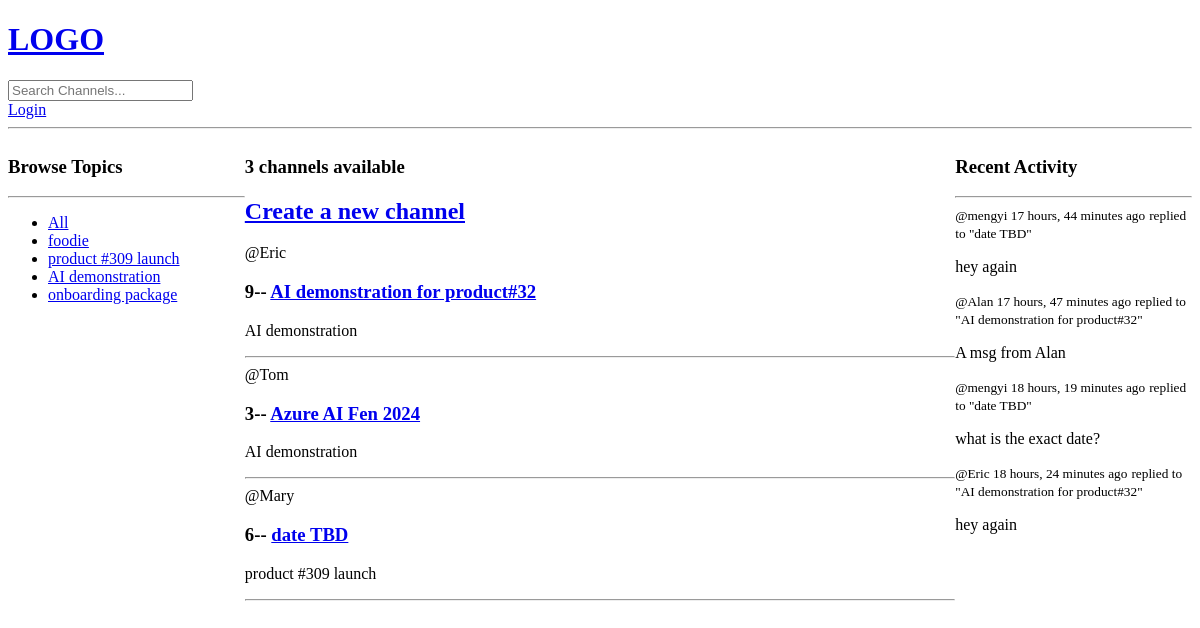
Before: / with the older database file.
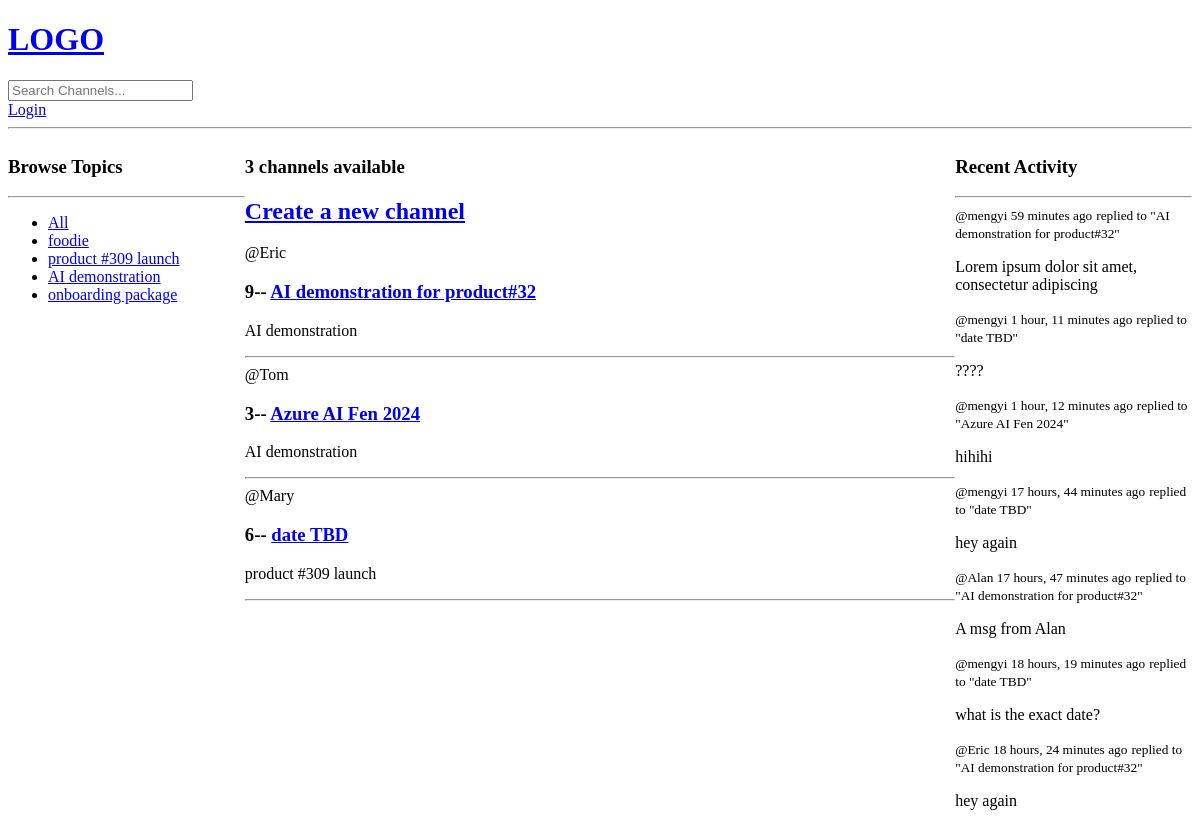
After: the same page with the newer database file.
### core/models.py (models this page shows, shortened)
class Topic(models.Model):
    name = models.CharField(max_length=160)

class Channel(models.Model):
    host = models.ForeignKey(User, on_delete=models.CASCADE, null=True)
    topic = models.ForeignKey(Topic, on_delete=models.SET_NULL, null=True)
    name = models.CharField(max_length=160)
    description = models.TextField(blank=True, null=True)
    participants = models.ManyToManyField(
        User, related_name='participants', blank=True)
    updated = models.DateTimeField(auto_now=True)
    created = models.DateTimeField(auto_now_add=True)
    class Meta:
        ordering = ['-updated', '-created']

class Message(models.Model):
    user = models.ForeignKey('auth.User', on_delete=models.CASCADE)
    channel = models.ForeignKey(Channel, on_delete=models.CASCADE)
    body = models.TextField()
    updated = models.DateTimeField(auto_now=True)
    created = models.DateTimeField(auto_now_add=True)
    class Meta:
        ordering = ['-updated', '-created']
    def __str__(self):
        return self.body[:50]

### core/views.py (the view)
# urls.py: path('', views.home, name='home'),
def home(request):
    q = request.GET.get('q') if request.GET.get('q') != None else ''
    channels = Channel.objects.filter(
        Q(topic__name__icontains=q) |
        Q(name__icontains=q) |
        Q(description__icontains=q)
    )
    topics = Topic.objects.all()
    channel_count = channels.count()
    channel_messages = Message.objects.all()
    context = {
        'channels': channels,
        'topics': topics,
        'channel_count': channel_count,
        'channel_messages': channel_messages
    }
    return render(request, 'core/home.html', context)

### core/templates/core/home.html (shortened to what this page needs)
{% extends "main.html" %}
{% block content %}
<div class="home-container">
    <div>
        <h3>Browse Topics</h3>
        <hr>
        <ul>
            <li>
                <a href="{% url 'home' %}">All</a>
            </li>
            {% for topic in topics %}
            <li>
                <a href="{% url 'home' %}?q={{topic.name}}">{{topic.name}}</a>
            </li>
            {% endfor %}
    </div>
    <div>
        <h3>{{channel_count}} channels available</h3>
        <h2><a href="{% url 'create-channel' %}">Create a new channel</a></h2>
        <div>
            {% for channel in channels %}
            <div>
                <span>@{{channel.host.username}}</span>
                <h3> {{channel.id}}--
                    <a href="{% url 'channel' channel.id %}">
                        {{channel.name}}
                    </a>
                </h3>
                <p>{{channel.topic.name}}</p>
                <hr>
            </div>
            {% endfor %}
        </div>
    </div>
    <div>
        <h3> Recent Activity</h3>
        <hr>
        {% for message in channel_messages %}
        <div>
            <small>@{{ message.user.username }} {{ message.created| timesince }} ago</small>
            <small>replied to "{{ message.channel.name }}"</small>
            <p>{{ message }}</p>
        </div>
        {% endfor %}
    </div>
</div>
{% endblock content %}

### templates/main.html (shortened to what this page needs)
<!DOCTYPE html>
<html lang="en">
<head>
</head>
<body>
    {% include 'navbar.html'%}
    {% block content %}
    {% endblock %}
</body>
</html>

### templates/navbar.html
<a href="/">
    <h1>LOGO</h1>
</a>
<form method="GET" action="{% url 'home' %}">
    <input type="text" name="q" placeholder="Search Channels...">
</form>
{% if user.is_authenticated %}
<p> Hello, {{ request.user }}!</p>
<a href="{% url 'logout' %}">Logout</a>
{% else %}
<a href="{% url 'login' %}">Login</a>
{% endif %}
<hr />

### core/templates/core/home.html (style rules this page uses)
.home-container { display: grid; grid-template-columns: 1fr 3fr 1fr; }

Changed rows visible on the page:
added Message: user.username "mengyi", created "59 minutes", channel.name "AI demonstration for product#32", body "Lorem ipsum dolor sit amet, consectetur adipiscing"
added Message: user.username "mengyi", created "1 hour, 11 minutes", channel.name "date TBD", body "????"
added Message: user.username "mengyi", created "1 hour, 12 minutes", channel.name "Azure AI Fen 2024", body "hihihi"
